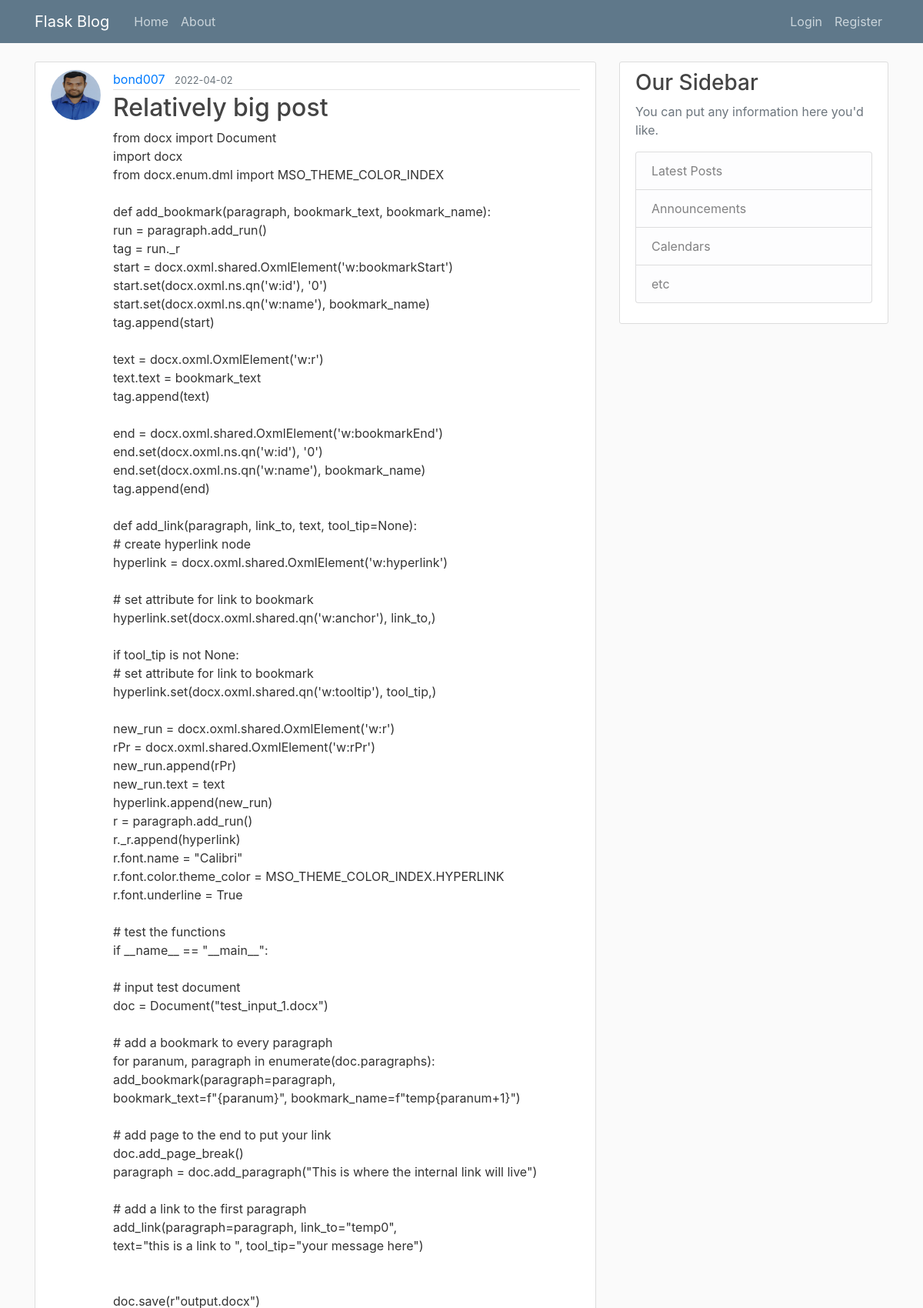
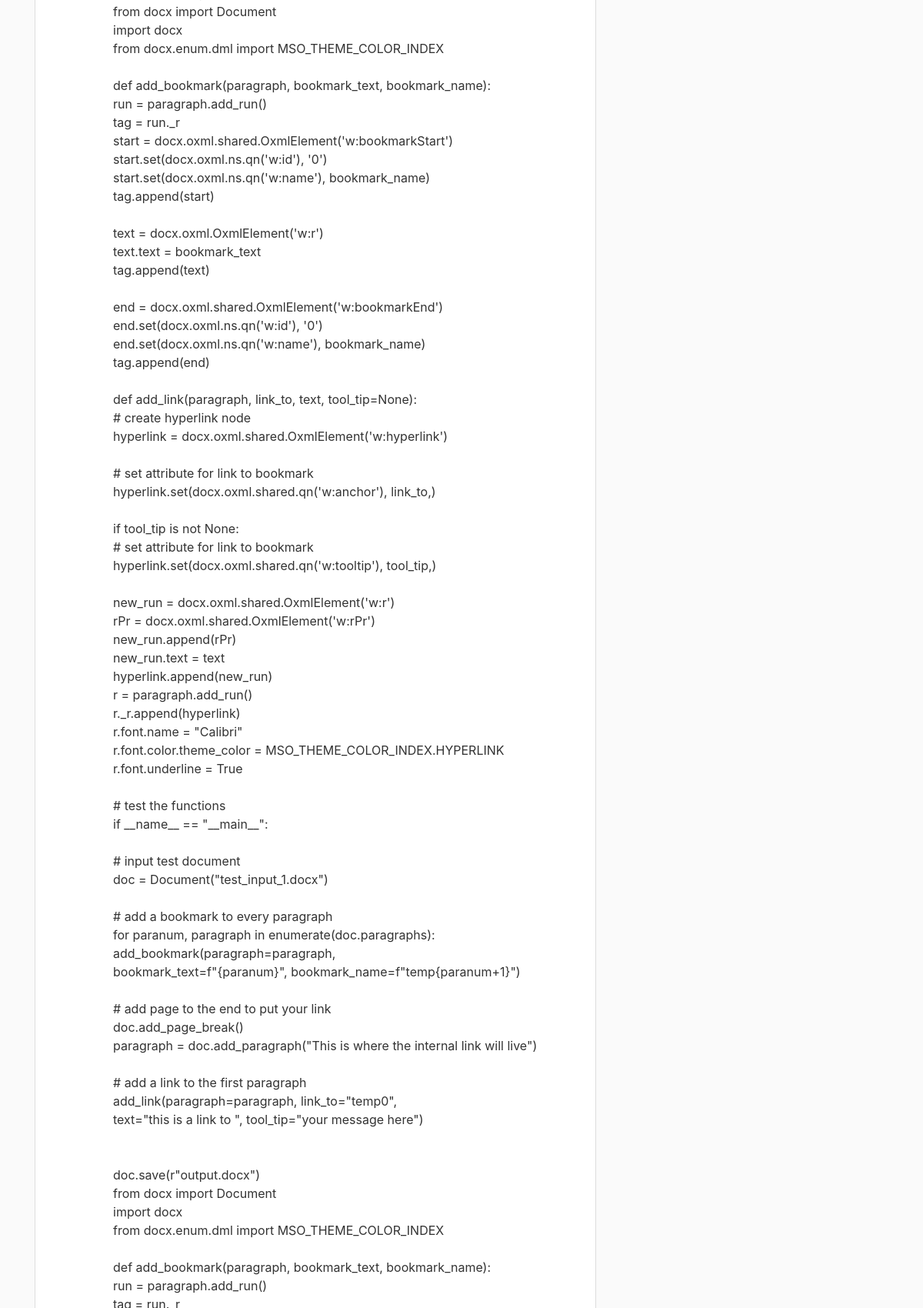
The page /home (upper part) on the database its author committed (2 pictures, top to bottom).
### flaskblog/models.py (models this page shows, shortened)
class Post(db.Model):
    id = db.Column(db.Integer, primary_key=True)
    title = db.Column(db.String(100), nullable=False)
    date_posted = db.Column(db.DateTime, nullable=False, default=datetime.utcnow)
    content = db.Column(db.Text, nullable=False)
    user_id = db.Column(db.Integer, db.ForeignKey('user.id'), nullable=False)

class User(db.Model, UserMixin):
    id = db.Column(db.Integer, primary_key=True)
    username = db.Column(db.String(20), unique=True, nullable=False)
    email = db.Column(db.String(120), unique=True, nullable=False)
    image_file = db.Column(db.String(20), nullable=False, default='default.jpg')
    password = db.Column(db.String(60), nullable=False)
    posts = db.relationship('Post', backref='author', lazy=True)

### flaskblog/routes.py (the view)
@app.route("/")
@app.route("/home")
def home():
    page = request.args.get('page', 1, type=int)
    posts = Post.query.order_by(Post.date_posted.desc()).paginate(page=page, per_page=5)
    return render_template('home.html', posts=posts)

### flaskblog/templates/home.html (shortened to what this page needs)
{% extends "layout.html" %}
{% block content %}
    {% for post in posts.items %}
        <article class="media content-section">
          <img class="rounded-circle article-img" src="{{ url_for('static', filename='profile_pics/' + post.author.image_file) }}">
          <div class="media-body">
            <div class="article-metadata">
              <a class="mr-2" href="{{ url_for('user_posts', username=post.author.username) }}">{{ post.author.username }}</a>
              <small class="text-muted">{{ post.date_posted.strftime('%Y-%m-%d') }}</small>
            </div>
            <h2><a class="article-title" href="{{ url_for('post', post_id=post.id) }}">{{ post.title }}</a></h2>
            <p class="article-content">{{ post.content }}</p>
          </div>
        </article>
    {% endfor %}
{% endblock content %}

### flaskblog/static/main.css (style rules this page uses)
body { background: #fafafa; color: #333333; margin-top: 5rem; }
h1, h2, h3, h4, h5, h6 { color: #444444; }
.content-section { background: #ffffff; padding: 10px 20px; border: 1px solid #dddddd; border-radius: 3px; margin-bottom: 20px; }
.article-title { color: #444444; }
.article-content { white-space: pre-line; }
.article-img { height: 65px; width: 65px; margin-right: 16px; }
.article-metadata { padding-bottom: 1px; margin-bottom: 4px; border-bottom: 1px solid #e3e3e3 }

### rows shown on the page
Post: image_file (picture), author.username "bond007", date_posted "2022-04-02", title "Relatively big post"
